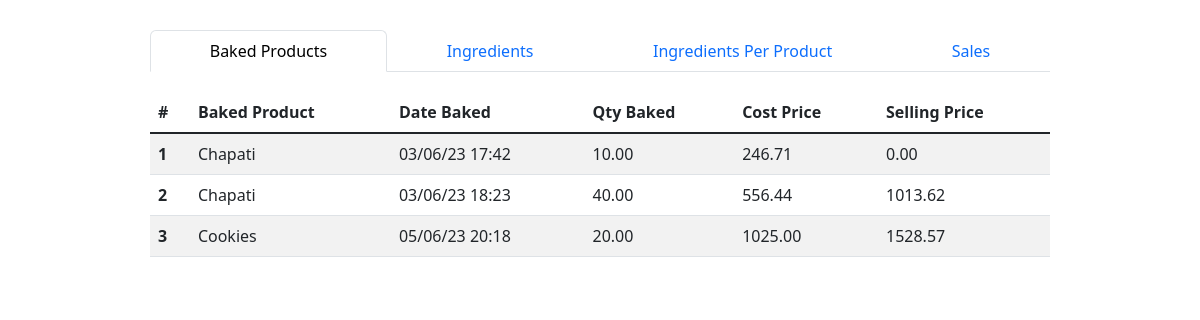
The app's page /analytics (signed in) with its own data.
### app.py (models this page shows, shortened)
class BakedProduct(db.Model):
    id = db.Column(db.Integer, primary_key=True)
    name_id = db.Column(db.Integer, db.ForeignKey('baked_product_name.id'), nullable=False)
    quantity = db.Column(db.DECIMAL(precision=8, scale=2), nullable=False)
    cost_price = db.Column(db.DECIMAL(precision=8, scale=2), nullable=False)
    selling_price = db.Column(db.DECIMAL(precision=8, scale=2), nullable=False)
    date_baked = db.Column(db.DateTime, default=datetime.datetime.utcnow)
    unit_of_measurement_id = db.Column(db.Integer, db.ForeignKey('unit_of_measurement.id'), nullable=False)
    ingredients = db.relationship('BakedProductIngredient', backref='baked_product', lazy=True)
    user_id = db.Column(db.Integer, db.ForeignKey('user.id'), nullable=False)
    user = db.relationship('User', backref=db.backref('baked_products', lazy=True))

class BakedProductName(db.Model):
    id = db.Column(db.Integer, primary_key=True)
    name = db.Column(db.String(100), nullable=False)
    user_id = db.Column(db.Integer, db.ForeignKey('user.id'), nullable=False)

### app.py (the view)
@app.route('/analytics')
@login_required
def analytics():
    user_id = current_user.id
    start_date, end_date = get_past_week_dates()
    top_ingredient_ids = db.session.query(
        BakedProductIngredient.product_id,
        func.sum(BakedProductIngredient.quantity).label('total_quantity')
    ).join(BakedProduct).filter(
        BakedProduct.date_baked.between(start_date, end_date)
    ).group_by(BakedProductIngredient.product_id).order_by(
        func.sum(BakedProductIngredient.quantity).desc()
    ).subquery()
    total_quantity = db.session.query(func.sum(top_ingredient_ids.c.total_quantity)).scalar()
    top_ingredients = db.session.query(
        Product.name,
        top_ingredient_ids.c.total_quantity,
        UnitOfMeasurement.name,
        Product.quantity
    ).join(top_ingredient_ids, Product.id == top_ingredient_ids.c.product_id).join(
        UnitOfMeasurement, Product.unit_of_measurement_id == UnitOfMeasurement.id
    ).filter(
        Product.user_id == user_id
    ).all()
    top_ingredients_with_percentage = []
    for ingredient in top_ingredients:
        name = ingredient[0]
        quantity = ingredient[1]
        unit = ingredient[2]
        quantity_remaining = ingredient[3]
        percentage = round((quantity / (quantity + quantity_remaining)) * 100)
        top_ingredients_with_percentage.append((name, quantity, unit, percentage, quantity_remaining))
    top_ingredients_with_index = [(index + 1, ingredient) for index, ingredient in enumerate(top_ingredients_with_percentage)]
    baked_products = db.session.query(
        BakedProduct,
        BakedProductName.name
    ).join(
        BakedProductName, BakedProduct.name_id == BakedProductName.id
    ).filter(
        BakedProduct.user_id == user_id,
        BakedProduct.date_baked.between(start_date, end_date)
    ).order_by(BakedProduct.date_baked).all()
    table_data = []
    for index, (baked_product, product_name) in enumerate(baked_products, start=1):
        table_data.append({
            'Index': index,
            'Baked Product Name': product_name,
            'Cost Price': baked_product.cost_price,
            'Selling Price': baked_product.selling_price,
            'Quantity Baked': baked_product.quantity,
            'Date Baked': baked_product.date_baked
        })
    baked_products = BakedProduct.query.filter_by(user_id=user_id).all()
    unique_ingredients = set(ingredient.product_id for product in baked_products for ingredient in product.ingredients)
    total_unique_ingredients = len(unique_ingredients)
    baked_product_percentages = [
        (product, len(product.ingredients), round((len(product.ingredients) / total_unique_ingredients) * 100, 2))
        for product in baked_products
    ]
    baked_product_names = BakedProductName.query.filter_by(user_id=user_id).all()
    baked_product_names_dict = {name.id: name.name for name in baked_product_names}
    baked_product_percentages_with_names = [
        (baked_product_names_dict.get(product.name_id), *product_data)
        for product, *product_data in baked_product_percentages
    ]
    return render_template('analytics.html',
                           top_ingredients_with_index=top_ingredients_with_index,
                           table_data=table_data,
                           get_unit_of_measurement_name=get_unit_of_measurement_name,
                           baked_product_percentages=baked_product_percentages_with_names,
                           get_product_status=get_product_status,
                           get_category_name=get_category_name)

### app.py (called while the page is built)
@login_manager.user_loader
def load_user(user_id):
    return User.query.get(int(user_id))

def get_past_week_dates():
    end_date = datetime.datetime.now()
    start_date = end_date - datetime.timedelta(days=7)
    return start_date, end_date

### templates/analytics.html (shortened to what this page needs)
<!DOCTYPE html>
<html lang="en">
<head>
    <link href="https://cdn.jsdelivr.net/npm/bootstrap@5.3.0-alpha3/dist/css/bootstrap.min.css" rel="stylesheet">
    <link rel="stylesheet" href="/static/styles/analytics.css">
</head>
<body>
    <div id="container">
        <div>
            <nav class="nav  flex-column flex-sm-row">
                <div class="nav nav-tabs" id="nav-tab" role="tablist">
                  <button class="nav-link active flex-sm-fill text-sm-center" id="nav-baked-tab" data-bs-toggle="tab" data-bs-target="#nav-baked" type="button" role="tab" aria-controls="nav-baked" aria-selected="true">Baked Products</button>
                  <button class="nav-link flex-sm-fill text-sm-center" id="nav-ingredients-tab" data-bs-toggle="tab" data-bs-target="#nav-ingredients" type="button" role="tab" aria-controls="nav-ingredients" aria-selected="false">Ingredients</button>
                  <button class="nav-link flex-sm-fill text-sm-center" id="nav-ingredients/product-tab" data-bs-toggle="tab" data-bs-target="#nav-ingredients/product" type="button" role="tab" aria-controls="nav-ingredients/product" aria-selected="false">Ingredients Per Product</button>
                  <button class="nav-link flex-sm-fill text-sm-center" id="nav-sales-tab" data-bs-toggle="tab" data-bs-target="#nav-sales" type="button" role="tab" aria-controls="nav-sales" aria-selected="false">Sales</button>
                </div>
            </nav>
            <div class="tab-content" id="nav-tabContent">
                <div class="tab-pane fade show active table-responsive" id="nav-baked" role="tabpanel" aria-labelledby="nav-baked-tab" tabindex="0">
                    <table class="table table-striped">
                        <thead class="sticky-top">
                          <tr>
                            <th scope="col">#</th>
                            <th scope="col">Baked Product</th>
                            <th scope="col">Date Baked</th>
                            <th scope="col">Qty Baked</th>
                            <th scope="col">Cost Price</th>
                            <th scope="col">Selling Price</th>
                          </tr>
                        </thead>
                        <tbody class="table-group-divider">
                          {% for row in table_data %}
                            <tr>
                              <th scope="row">{{ row['Index'] }}</th>
                              <td>{{ row['Baked Product Name'] }}</td>
                              <td>{{ row['Date Baked'].strftime('%d/%m/%y %H:%M') }}</td>
                              <td>{{ row['Quantity Baked'] }}</td>
                              <td>{{ row['Cost Price'] }}</td>
                              <td>{{ row['Selling Price'] }}</td>
                            </tr>
                          {% endfor %}
                        </tbody>
                      </table>
                </div>
            </div>
        </div>
    </div>
</body>
</html>

### static/styles/analytics.css (style rules this page uses)
body { margin: 0; padding: 0; box-sizing: border-box; display: flex; justify-content: center; align-items: center; }
#container { width: 75vw; display: flex; justify-content: space-evenly; margin-top: 30px; }
#container div { width: 100%; }
#nav-tabContent { margin-top: 20px; }

### records on screen
BakedProduct: Index "1", name "Chapati", date_baked "03/06/23 17:42", quantity "10.00", cost_price "246.71", selling_price "0.00"
BakedProduct: Index "2", name "Chapati", date_baked "03/06/23 18:23", quantity "40.00", cost_price "556.44", selling_price "1013.62"
BakedProduct: Index "3", name "Cookies", date_baked "05/06/23 20:18", quantity "20.00", cost_price "1025.00", selling_price "1528.57"
